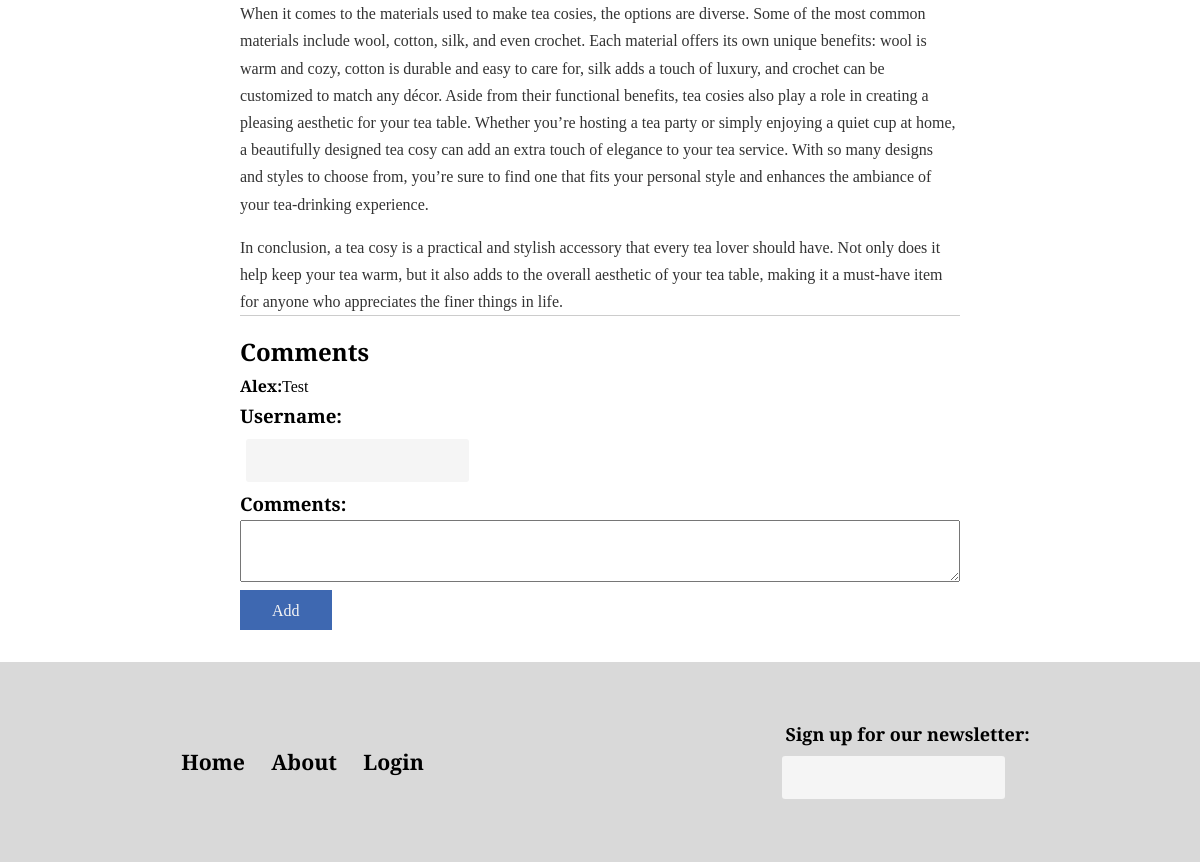
The page /cosy.php (lower part) on the database as committed earlier.
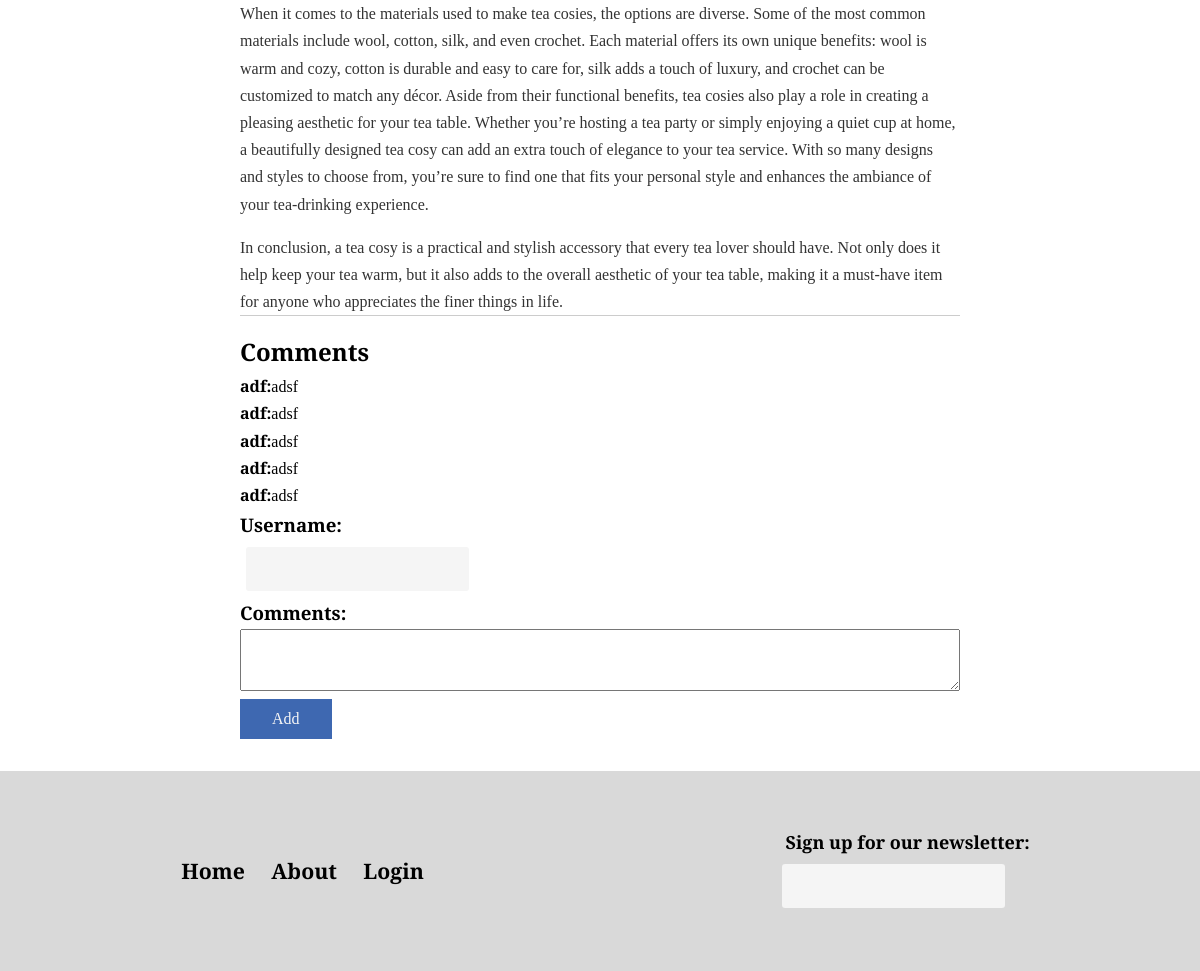
The same page on the database as committed later.
### tables this page shows
CREATE TABLE `commentdb` (
  `message` text NOT NULL,
  `user` varchar(15) NOT NULL,
  `date` datetime NOT NULL DEFAULT CURRENT_TIMESTAMP,
  `commentID` int NOT NULL,
  `page_id` int NOT NULL
);

### commentfunc.php (the view, shortened to what this page needs)
<?php
$servername = "localhost";
$username = "root";
$password = "";
$dbname = "teaspot";
$page_id = $_SESSION['page_id'];
$conn = new mysqli($servername, $username, $password, $dbname);
$sql = "SELECT * FROM commentdb WHERE page_id = $page_id";
$result = $conn->query($sql);
if ($result->num_rows > 0) {
    while ($row = $result->fetch_assoc()) {
        echo '<div class="comment-container">';
        echo '<div class="comment">';
        echo '<div class="name"><strong>' . $row['user'] . ':</strong></div>';
        echo '<div class="message-container">';
        echo '<div class="message">' . $row['message'] . '</div>';
        echo '</div>';
        echo '</div>';
        echo '</div>';
    }
} else {
    echo '<p>No comments yet</p>';
}
?>

### cosy.php (shortened to what this page needs)
<!DOCTYPE html>
<html>
<head>
    <link rel="stylesheet" href="css/style.css">
</head>
<body>
    <section class="whole-article">
        <section class="article-info">
            <p class="article-p">
                When it comes to the materials used to make tea cosies, the options are diverse. Some of the most common
                materials include wool, cotton, silk, and even crochet. Each material offers its own unique benefits:
                wool is warm and cozy, cotton is durable and easy to care for, silk adds a touch of luxury, and crochet
                can be customized to match any décor.
                Aside from their functional benefits, tea cosies also play a role in creating a pleasing aesthetic for
                your tea table. Whether you’re hosting a tea party or simply enjoying a quiet cup at home, a beautifully
                designed tea cosy can add an extra touch of elegance to your tea service. With so many designs and
                styles to choose from, you’re sure to find one that fits your personal style and enhances the ambiance
                of your tea-drinking experience.
            </p>
            <p class="article-p last-p">
                In conclusion, a tea cosy is a practical and stylish accessory that every tea lover should have. Not
                only does it help keep your tea warm, but it also adds to the overall aesthetic of your tea table,
                making it a must-have item for anyone who appreciates the finer things in life.
            </p>
            <div class="comments-section">
                <h2>Comments</h2>
                <?php
                include 'commentfunc.php';
                ?>
            </div>
            <section class="comment-section">
                <form action="" method="POST" class="form-comment">
                    <ul>
                        <h3>Username:</h3>
                        <input type="text" id="user" name="user" required />
                    </ul>
                    <ul>
                        <h3>Comments:</h3>
                        <div>
                            <textarea name="message" id="message" style=""></textarea>
                        </div>
                        <input type="submit" value="Add" name = "http_post_comment">
                </form>
            </section>
        </section>
    </section>
    <footer>
        <section class="f-links">
            <a href="index.php" class="f-link">Home</a>
            <a href="#" class="f-link">About</a>
            <a href="login.php" class="f-link">Login</a>
        </section>
        <form action="" method="POST">
            <p><label for="newsletter" class="newsletter">Sign up for our newsletter:</label></p>
            <input type="text" id="newsletter" name="" />
        </form>
    </footer>
</body>
</html>

### css/style.css (style rules this page uses)
* { -webkit-box-sizing: border-box; -moz-box-sizing: border-box; box-sizing: border-box; -webkit-font-smoothing: antialiased; -moz-osx-font-smoothing: grayscale; text-rendering: optimizeLegibility; line-height: 1.7; margin: 0; padding: 0; font-family: 'Merriweather', serif; }
:root { --blog-primary-color: #D9D9D9; --blog-secondary-color: whitesmoke; --blog-third-color: #333; --blog-primary-text-color: #000000; --blog-secondary-text-color: #fff; --blog-primary-padding: 2em; --blog-primary-margin: 2rem; --blog-section-padding: 1em; }
ul { list-style-type: none; }
section.whole-article { margin: 2rem auto; width: 60%; }
p.last-p { border-bottom: 1px solid #ccc; }
textarea { width: 100%; font-size: 1.1rem; }
label { font-size: 18px; margin-left: 10px; font-weight: 700; }
input[type="password"], input[type="text"] { border: none; background-color: var(--blog-secondary-color); padding: 0.4rem 0 0.4rem 0; border-radius: 3px; font-size: 18px; margin: 0.4rem; }
input[type="submit"] { background-color: #3E68B1; color: var(--blog-secondary-color); border: none; margin: 0; padding: 0.4rem 2rem 0.4rem 2rem; font-size: 16px; }
footer { background-color: var(--blog-primary-color); min-height: 200px; display: flex; justify-content: space-around; align-items: center; }
footer a.f-link { font-size: 1.33rem; color: var(--blog-primary-text-color); font-weight: 700; margin: 0.7rem; text-decoration: none; }
.comment-container { display: flex; justify-content: space-between; align-items: center; }
.comment { display: flex; align-items: flex-start; }
.name { white-space: nowrap; }
.message-container { display: flex; align-items: flex-start; }
.message { flex-shrink: 0; max-width: 800px; overflow-wrap: break-word; margin-right: 10px; }
p.article-p { color: #333; line-height: 1.7; margin-bottom: 1rem; margin-top: 1rem; }

Rows that differ between the two databases and show on the page:
removed commentdb: user "Alex", message "Test"
added commentdb: user "adf", message "adsf"
added commentdb: user "adf", message "adsf"
added commentdb: user "adf", message "adsf"
added commentdb: user "adf", message "adsf"
added commentdb: user "adf", message "adsf"
